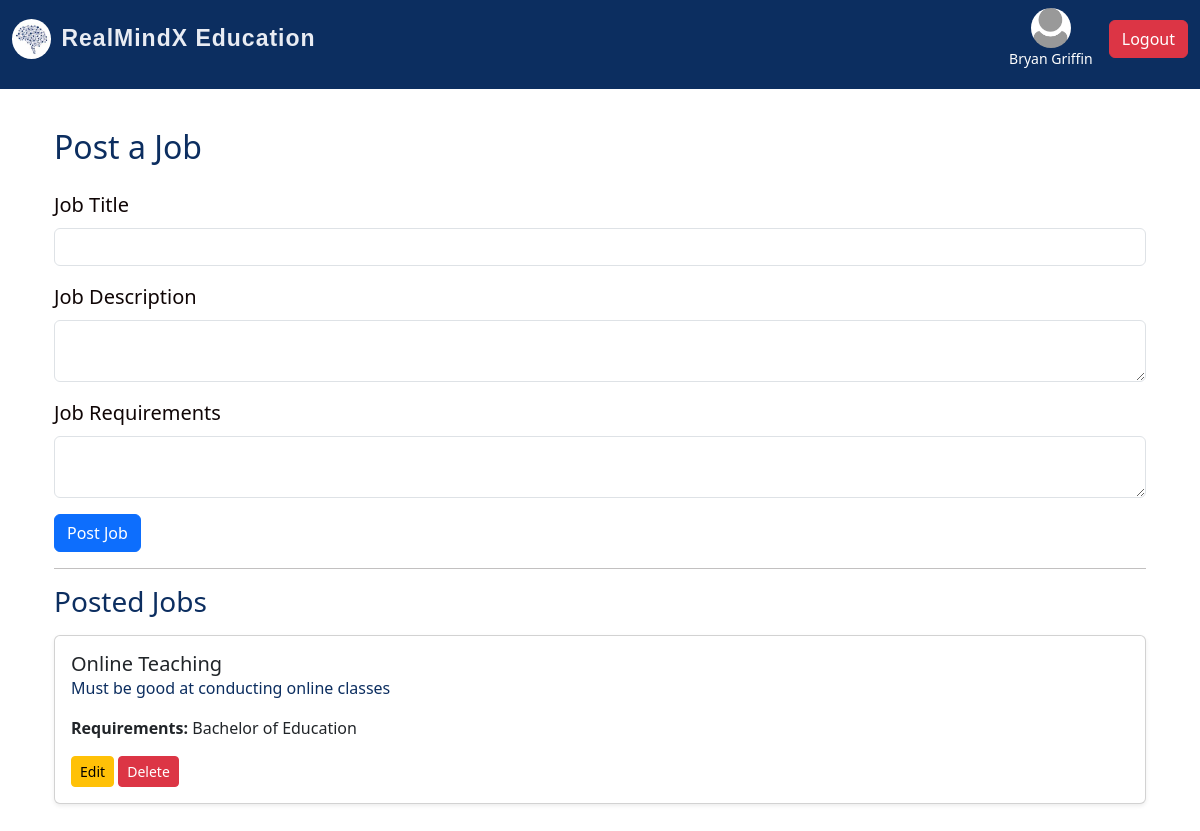
The app's page /admin/post-job (signed in) with its own data.
### realmind/models/admin.py (models this page shows, shortened)
class Admin(UserMixin, db.Model):
    id = db.Column(db.Integer, primary_key=True)
    username = db.Column(db.String(150), unique=True, nullable=False)
    email = db.Column(db.String(150), unique=True, nullable=False)
    password = db.Column(db.String(150), nullable=False)
    profile_pic = db.Column(db.String(200), nullable=True)
    job_posts = db.relationship('JobPost', backref='admin', lazy=True)
    news_posts = db.relationship('News', backref='admin', lazy=True)
    @property
    def is_admin(self):
        return True

### realmind/models/job.py (models this page shows)
class JobPost(db.Model):
    id = db.Column(db.Integer, primary_key=True)
    title = db.Column(db.String(150), nullable=False)
    description = db.Column(db.Text, nullable=False)
    job_type = db.Column(db.String(50))
    requirements = db.Column(db.Text, nullable=False)
    date_posted = db.Column(db.DateTime, default=datetime.utcnow)
    admin_id = db.Column(db.Integer, db.ForeignKey('admin.id'), nullable=False)
    applications = db.relationship('Application', backref='job', cascade='all, delete-orphan', lazy=True)

### realmind/routes/admin_routes.py (the view, shortened to what this page needs)
@admin_bp.route('/admin/post-job', methods=['GET', 'POST'])
@login_required
def post_job():
    if not isinstance(current_user, Admin):
        return redirect(url_for('user.users_dashboard'))
    form = JobPostForm()
    page = request.args.get('page', 1, type=int)
    per_page = 5
    jobs_paginated = JobPost.query.order_by(JobPost.id.desc()).paginate(page=page, per_page=per_page)
    return render_template(
        'post_job.html',
        form=form,
        jobs=jobs_paginated.items,
        total_pages=jobs_paginated.pages,
        current_page=page
    )

### realmind/forms/jobs.py
class JobPostForm(FlaskForm):
    title = StringField('Job Title', validators=[DataRequired(), Length(min=5, max=100)])
    description = TextAreaField('Job Description', validators=[DataRequired()])
    requirements = TextAreaField('Job Requirements', validators=[DataRequired()])
    submit = SubmitField('Post Job')

### realmind/templates/post_job.html (shortened to what this page needs)
{% extends "index.html" %}
{% block content %}
<div class="container py-4">
    <h2 class="mb-4">Post a Job</h2>
    <form method="POST">
        <div class="mb-3">
            {{ form.title.label(class="form-label") }}
            {{ form.title(class="form-control") }}
        </div>
        <div class="mb-3">
            {{ form.description.label(class="form-label") }}
            {{ form.description(class="form-control") }}
        </div>
        <div class="mb-3">
            {{ form.requirements.label(class="form-label") }}
            {{ form.requirements(class="form-control") }}
        </div>
        <button type="submit" class="btn btn-primary">Post Job</button>
    </form>
    <hr>
    <h3 class="mb-3">Posted Jobs</h3>
    {% for job in jobs %}
    <div class="card mb-3 shadow-sm">
        <div class="card-body">
            <h5 class="card-title">{{ job.title }}</h5>
            <p class="card-text">{{ job.description }}</p>
            <p><strong>Requirements:</strong> {{ job.requirements }}</p>
             <div class="mt-3">
                <a href="{{ url_for('admin.edit_job', job_id=job.id) }}" class="btn btn-sm btn-warning">Edit</a>
                <button type="button" class="btn btn-sm btn-danger" data-bs-toggle="modal" data-bs-target="#deleteModal{{ job.id }}">
                    Delete
                </button>
            </div>
        </div>
    </div>
    {% else %}
    <div class="alert alert-info">No jobs posted yet.</div>
    {% endfor %}
</div>
{% endblock %}

### realmind/templates/index.html (shortened to what this page needs)
<!DOCTYPE html>
<html lang="en">
<head>
  <link rel="stylesheet" href="https://cdn.jsdelivr.net/npm/bootstrap@5.3.3/dist/css/bootstrap.min.css">
  <link rel="stylesheet" href="https://cdnjs.cloudflare.com/ajax/libs/font-awesome/6.6.0/css/all.min.css">
  <link rel="stylesheet" href="{{ url_for('static', filename='main.css') }}">
</head>
<body>
<nav class="navbar navbar-expand-lg navbar-dark bg-steel fixed-top">
  <div class="container-fluid">
<a class="navbar-brand d-flex align-items-center"
   href="{% if current_user.is_authenticated %}
            {% if current_user.is_admin %}
              {{ url_for('admin.admin_dashboard') }}
            {% else %}
              {{ url_for('user.users_dashboard') }}
            {% endif %}
         {% else %}
            {{ url_for('main.home') }}
         {% endif %}">
  <img src="{{ url_for('static', filename='images/brain.jpg') }}" alt="Logo" style="height: 40px; border-radius: 50%; margin-right: 10px;">
  RealMindX Education
</a>
    <div class="collapse navbar-collapse justify-content-end" id="navbarNav">
      <ul class="navbar-nav">
        {% if current_user.is_authenticated %}
        <li class="nav-item d-flex align-items-center ms-2">
          <div class="d-flex flex-column align-items-center text-white me-3">
            {% if current_user.profile_pic %}
              <img src="{{ url_for('static', filename='uploads/' ~ current_user.profile_pic) }}"
                   alt="Profile"
                   style="width: 40px; height: 40px; border-radius: 50%; object-fit: cover;">
            {% else %}
              <img src="{{ url_for('static', filename='images/default-profile.webp') }}"
                   alt="Default Profile"
                   style="width: 40px; height: 40px; border-radius: 50%; object-fit: cover;">
            {% endif %}
            <small>{{ current_user.username }}</small>
          </div>
          <a class="btn btn-danger" href="{{ url_for('auth.logout') }}">Logout</a>
        </li>
        {% endif %}
      </ul>
    </div>
  </div>
</nav>
<main class="container mt-5 pt-4">
  {% block content %}{% endblock %}
</main>
</body>
</html>

### realmind/static/main.css (style rules this page uses)
html,body { position: relative; color: #0f0505; display: flex; flex-direction: column; margin: 0; margin-top: 1.0rem; }
.container { flex: 1; }
.navbar { margin-bottom: 0; padding-bottom: 20px; }
.navbar-brand { text-decoration: none; font-family: "Poppins", sans-serif; font-size: 23px; font-weight: bold; color:rgb(233, 236, 243); letter-spacing: 1px; }
.bg-steel { background-color: #0C2E60; }
.navbar-nav a { font-size: 16px; font-weight: 400; display: flex; align-items: center; gap: 5px; color: #ffffff; }
.card { flex: 1; display: flex; flex-direction: column; }
h1, h2, h3, h4 { color: #0C2E60; }
.card-title { margin-bottom: 0; }
.card-text { color:#0C2E60; }
label, button { font-size: 20px; }

### records on screen
Admin: username "Bryan Griffin"
JobPost: title "Online Teaching", description "Must be good at conducting online classes", requirements "Bachelor of Education"
